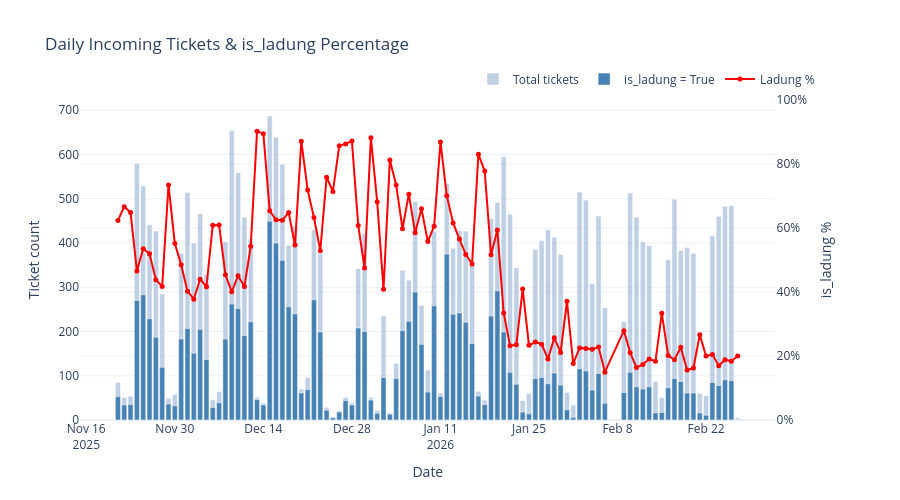

The notebook cell saved with this chart:
### Code cell
import plotly.graph_objects as go
from plotly.subplots import make_subplots

# Ensure created_date exists
data['created_date'] = pd.to_datetime(data['created_at']).dt.date

# Daily aggregation: total tickets and is_ladung count
daily_ladung = data.groupby('created_date').agg(
    total=('is_ladung', 'count'),
    ladung_count=('is_ladung', 'sum')
).reset_index()
daily_ladung['ladung_pct'] = daily_ladung['ladung_count'] / daily_ladung['total']

# Print summary
overall_pct = daily_ladung['ladung_count'].sum() / daily_ladung['total'].sum()
print(f"Overall is_ladung percentage: {overall_pct:.2%}")
print(f"Date range: {daily_ladung['created_date'].min()} to {daily_ladung['created_date'].max()}")
print(f"Total days: {len(daily_ladung)}")
print(f"Avg daily tickets: {daily_ladung['total'].mean():.1f}")
print(f"Avg daily ladung: {daily_ladung['ladung_count'].mean():.1f}")

# Plotly dual-axis chart
fig = make_subplots(specs=[[{'secondary_y': True}]])

fig.add_trace(
    go.Bar(x=daily_ladung['created_date'], y=daily_ladung['total'],
           name='Total tickets', marker_color='lightsteelblue', opacity=0.8),
    secondary_y=False,
)
fig.add_trace(
    go.Bar(x=daily_ladung['created_date'], y=daily_ladung['ladung_count'],
           name='is_ladung = True', marker_color='steelblue'),
    secondary_y=False,
)
fig.add_trace(
    go.Scatter(x=daily_ladung['created_date'], y=daily_ladung['ladung_pct'],
               name='Ladung %', mode='lines+markers',
               line=dict(color='red', width=2), marker=dict(size=5)),
    secondary_y=True,
)

fig.update_layout(
    title='Daily Incoming Tickets & is_ladung Percentage',
    barmode='overlay',
    hovermode='x unified',
    legend=dict(orientation='h', yanchor='bottom', y=1.02, xanchor='right', x=1),
    template='plotly_white',
    height=500,
)
fig.update_yaxes(title_text='Ticket count', secondary_y=False)
fig.update_yaxes(title_text='is_ladung %', secondary_y=True,
                 range=[0, 1], tickformat='.0%')
fig.update_xaxes(title_text='Date')
fig.show()

### Figure 1 — Plotly figure (JSON) as saved in the notebook; plotly's stock layout.template omitted (floating-point values rounded to 4 significant figures)
{"data": [{"marker": {"color": "lightsteelblue"}, "name": "Total tickets", "opacity": 0.8, "type": "bar", "x": ["2025-11-21", "2025-11-22", "2025-11-23", "2025-11-24", "2025-11-25", "2025-11-26", "2025-11-27", "2025-11-28", "2025-11-29", "2025-11-30", "2025-12-01", "2025-12-02", "2025-12-03", "2025-12-04", "2025-12-05", "2025-12-06", "2025-12-07", "2025-12-08", "2025-12-09", "2025-12-10", "2025-12-11", "2025-12-12", "2025-12-13", "2025-12-14", "2025-12-15", "2025-12-16", "2025-12-17", "2025-12-18", "2025-12-19", "2025-12-20", "2025-12-21", "2025-12-22", "2025-12-23", "2025-12-24", "2025-12-25", "2025-12-26", "2025-12-27", "2025-12-28", "2025-12-29", "2025-12-30", "2025-12-31", "2026-01-01", "2026-01-02", "2026-01-03", "2026-01-04", "2026-01-05", "2026-01-06", "2026-01-07", "2026-01-08", "2026-01-09", "2026-01-10", "2026-01-11", "2026-01-12", "2026-01-13", "2026-01-14", "2026-01-15", "2026-01-16", "2026-01-17", "2026-01-18", "2026-01-19", "2026-01-20", "2026-01-21", "2026-01-22", "2026-01-23", "2026-01-24", "2026-01-25", "2026-01-26", "2026-01-27", "2026-01-28", "2026-01-29", "2026-01-30", "2026-01-31", "2026-02-01", "2026-02-02", "2026-02-03", "2026-02-04", "2026-02-05", "2026-02-06", "2026-02-09", "2026-02-10", "2026-02-11", "2026-02-12", "2026-02-13", "2026-02-14", "2026-02-15", "2026-02-16", "2026-02-17", "2026-02-18", "2026-02-19", "2026-02-20", "2026-02-21", "2026-02-22", "2026-02-23", "2026-02-24", "2026-02-25", "2026-02-26", "2026-02-27"], "xaxis": "x", "y": [85, 51, 54, 580, 529, 441, 427, 285, 49, 58, 377, 514, 400, 466, 329, 46, 64, 403, 654, 559, 458, 409, 51, 38, 687, 639, 578, 395, 439, 70, 96, 430, 376, 29, 7, 21, 51, 39, 342, 421, 51, 22, 235, 16, 128, 338, 316, 494, 259, 113, 426, 61, 535, 388, 428, 427, 355, 65, 45, 455, 492, 595, 465, 344, 44, 60, 386, 405, 430, 413, 374, 62, 34, 515, 497, 308, 461, 254, 222, 513, 458, 403, 394, 87, 51, 362, 499, 383, 390, 376, 60, 55, 416, 460, 483, 485, 5], "yaxis": "y"}, {"marker": {"color": "steelblue"}, "name": "is_ladung = True", "type": "bar", "x": ["2025-11-21", "2025-11-22", "2025-11-23", "2025-11-24", "2025-11-25", "2025-11-26", "2025-11-27", "2025-11-28", "2025-11-29", "2025-11-30", "2025-12-01", "2025-12-02", "2025-12-03", "2025-12-04", "2025-12-05", "2025-12-06", "2025-12-07", "2025-12-08", "2025-12-09", "2025-12-10", "2025-12-11", "2025-12-12", "2025-12-13", "2025-12-14", "2025-12-15", "2025-12-16", "2025-12-17", "2025-12-18", "2025-12-19", "2025-12-20", "2025-12-21", "2025-12-22", "2025-12-23", "2025-12-24", "2025-12-25", "2025-12-26", "2025-12-27", "2025-12-28", "2025-12-29", "2025-12-30", "2025-12-31", "2026-01-01", "2026-01-02", "2026-01-03", "2026-01-04", "2026-01-05", "2026-01-06", "2026-01-07", "2026-01-08", "2026-01-09", "2026-01-10", "2026-01-11", "2026-01-12", "2026-01-13", "2026-01-14", "2026-01-15", "2026-01-16", "2026-01-17", "2026-01-18", "2026-01-19", "2026-01-20", "2026-01-21", "2026-01-22", "2026-01-23", "2026-01-24", "2026-01-25", "2026-01-26", "2026-01-27", "2026-01-28", "2026-01-29", "2026-01-30", "2026-01-31", "2026-02-01", "2026-02-02", "2026-02-03", "2026-02-04", "2026-02-05", "2026-02-06", "2026-02-09", "2026-02-10", "2026-02-11", "2026-02-12", "2026-02-13", "2026-02-14", "2026-02-15", "2026-02-16", "2026-02-17", "2026-02-18", "2026-02-19", "2026-02-20", "2026-02-21", "2026-02-22", "2026-02-23", "2026-02-24", "2026-02-25", "2026-02-26", "2026-02-27"], "xaxis": "x", "y": [53, 34, 35, 270, 283, 229, 187, 119, 36, 32, 183, 207, 151, 205, 137, 28, 39, 183, 262, 252, 191, 222, 46, 34, 449, 400, 361, 256, 240, 61, 69, 272, 199, 22, 5, 18, 44, 34, 208, 200, 45, 15, 96, 13, 94, 202, 223, 289, 171, 63, 258, 53, 375, 239, 242, 221, 173, 54, 35, 235, 292, 199, 108, 81, 18, 14, 94, 96, 82, 106, 79, 23, 6, 116, 111, 68, 105, 38, 62, 108, 75, 70, 75, 16, 17, 73, 94, 87, 61, 61, 16, 11, 85, 78, 91, 89, 1], "yaxis": "y"}, {"line": {"color": "red", "width": 2}, "marker": {"size": 5}, "mode": "lines+markers", "name": "Ladung %", "type": "scatter", "x": ["2025-11-21", "2025-11-22", "2025-11-23", "2025-11-24", "2025-11-25", "2025-11-26", "2025-11-27", "2025-11-28", "2025-11-29", "2025-11-30", "2025-12-01", "2025-12-02", "2025-12-03", "2025-12-04", "2025-12-05", "2025-12-06", "2025-12-07", "2025-12-08", "2025-12-09", "2025-12-10", "2025-12-11", "2025-12-12", "2025-12-13", "2025-12-14", "2025-12-15", "2025-12-16", "2025-12-17", "2025-12-18", "2025-12-19", "2025-12-20", "2025-12-21", "2025-12-22", "2025-12-23", "2025-12-24", "2025-12-25", "2025-12-26", "2025-12-27", "2025-12-28", "2025-12-29", "2025-12-30", "2025-12-31", "2026-01-01", "2026-01-02", "2026-01-03", "2026-01-04", "2026-01-05", "2026-01-06", "2026-01-07", "2026-01-08", "2026-01-09", "2026-01-10", "2026-01-11", "2026-01-12", "2026-01-13", "2026-01-14", "2026-01-15", "2026-01-16", "2026-01-17", "2026-01-18", "2026-01-19", "2026-01-20", "2026-01-21", "2026-01-22", "2026-01-23", "2026-01-24", "2026-01-25", "2026-01-26", "2026-01-27", "2026-01-28", "2026-01-29", "2026-01-30", "2026-01-31", "2026-02-01", "2026-02-02", "2026-02-03", "2026-02-04", "2026-02-05", "2026-02-06", "2026-02-09", "2026-02-10", "2026-02-11", "2026-02-12", "2026-02-13", "2026-02-14", "2026-02-15", "2026-02-16", "2026-02-17", "2026-02-18", "2026-02-19", "2026-02-20", "2026-02-21", "2026-02-22", "2026-02-23", "2026-02-24", "2026-02-25", "2026-02-26", "2026-02-27"], "xaxis": "x", "y": [0.6235, 0.6667, 0.6481, 0.4655, 0.535, 0.5193, 0.4379, 0.4175, 0.7347, 0.5517, 0.4854, 0.4027, 0.3775, 0.4399, 0.4164, 0.6087, 0.6094, 0.4541, 0.4006, 0.4508, 0.417, 0.5428, 0.902, 0.8947, 0.6536, 0.626, 0.6246, 0.6481, 0.5467, 0.8714, 0.7188, 0.6326, 0.5293, 0.7586, 0.7143, 0.8571, 0.8627, 0.8718, 0.6082, 0.4751, 0.8824, 0.6818, 0.4085, 0.8125, 0.7344, 0.5976, 0.7057, 0.585, 0.6602, 0.5575, 0.6056, 0.8689, 0.7009, 0.616, 0.5654, 0.5176, 0.4873, 0.8308, 0.7778, 0.5165, 0.5935, 0.3345, 0.2323, 0.2355, 0.4091, 0.2333, 0.2435, 0.237, 0.1907, 0.2567, 0.2112, 0.371, 0.1765, 0.2252, 0.2233, 0.2208, 0.2278, 0.1496, 0.2793, 0.2105, 0.1638, 0.1737, 0.1904, 0.1839, 0.3333, 0.2017, 0.1884, 0.2272, 0.1564, 0.1622, 0.2667, 0.2, 0.2043, 0.1696, 0.1884, 0.1835, 0.2], "yaxis": "y2"}], "layout": {"barmode": "overlay", "height": 500, "hovermode": "x unified", "legend": {"orientation": "h", "x": 1, "xanchor": "right", "y": 1.02, "yanchor": "bottom"}, "title": {"text": "Daily Incoming Tickets & is_ladung Percentage"}, "xaxis": {"anchor": "y", "domain": [0, 0.94], "title": {"text": "Date"}}, "yaxis": {"anchor": "x", "domain": [0, 1], "title": {"text": "Ticket count"}}, "yaxis2": {"anchor": "x", "overlaying": "y", "range": [0, 1], "side": "right", "tickformat": ".0%", "title": {"text": "is_ladung %"}}}}
